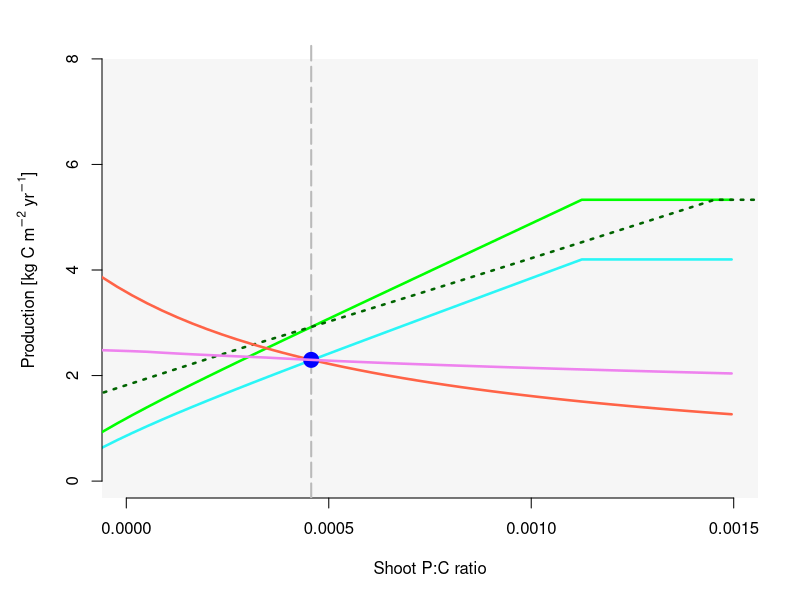

This chart was generated by the following R code: (Note: this script raises an error after producing the figure.)

#### Functions to generate Figure 4
#### Purpose: 
#### Shoot P:C vs. production under aCO2 and eCO2
#### In particular show eCO2 P:C line is modified by both VL and L constraints
####

################################################################################

######### PHOTOSYNTHETIC CONSTRAINT FUNCTIONS

### Allocation and plant P concentrations - required for both PS constraint and PC constraint
allocp <- function(pf,  pwvar = FALSE,
                   pwood = 0.0003, prho = 0.7,
                   pretrans = 0.6) {
    # parameters
    # pf is the PC ratio of foliage
    # pw is the PC ratio of wood if fixed; otherwise the ratio of wood P:C to foliage P:C
    # pwvar is whether or not to allow wood PC to vary
    # prho is the ratio of root P:C to foliage P:C
    # pretrans is the fraction of foliage P:C retranslocated  
    
    len <- length(pf)
    ar <- af <- aw <- pw <- pr <- rep(0,len)  # initialise
    for (i in 1:len) {
        ar[i] <- 0.2
        af[i] <- 0.2
        aw[i] <- 1 - ar[i] - af[i]
    }
    
    # P concentrations of rest of plant   # in g P g-1 C
    if (pwvar == FALSE) {
        pw <- pwood
    } else {
        pw <- pwood*pf 
    }
    prho <- 0.7
    pr <- prho*pf
    pfl <- (1.0-pretrans)*pf
    
    ret <- data.frame(pf,pfl,pw,pr,af,aw,ar)
    return(ret)
}

### Allocation and plant N concentrations - required for both PS constraint and NC constraint
allocn <- function(nf,  nwvar = FALSE,
                   nwood = 0.005, nrho = 0.7,
                   nretrans = 0.5) {
    # parameters
    # nf is the NC ratio of foliage
    # nw is the NC ratio of wood if fixed; otherwise the ratio of wood N:C to foliage N:C
    # nwvar is whether or not to allow wood NC to vary
    # nrho is the ratio of root N:C to foliage N:C
    # nretrans is the fraction of foliage N:C retranslocated  
    
    len <- length(nf)
    ar <- af <- aw <- nw <- nr <- rep(0,len)  # initialise
    for (i in 1:len) {
        ar[i] <- 0.2
        af[i] <- 0.2
        aw[i] <- 1 - ar[i] - af[i]
    }
    
    # N concentrations of rest of plant   # in g N g-1 C
    if (nwvar == FALSE) {
        nw <- nwood
    } else {
        nw <- nwood*nf 
    }
    nrho <- 0.7
    nr <- nrho*nf
    nfl <- (1.0-nretrans)*nf     
    
    ret <- data.frame(nf,nfl,nw,nr,af,aw,ar)
    return(ret)
}

### Make inference of pf based on nf
inferpfVL <- function(nf, a, Pin=0.04, Nin=1.0,
                      leachn=0.05, leachp=0.05,
                      k1=0.01, k2=0.01, k3=0.05,
                      nwood=0.005, pwood=0.0003, nwvar = FALSE,
                      pwvar = FALSE, nrho = 0.7, prho = 0.7,
                      nretrans = 0.5, pretrans = 0.6) {
    # allocation parameters
    ar <- 0.2
    af <- 0.2
    aw <- 1 - ar - af
    
    # output nf, based on F(nf) = F(pf)
    pf <- c()
    
    Nleach <- (leachn/(1-leachn)) * (a$nfl * a$af + a$nr * a$ar +
                                         a$nw *a$aw)
    
    Pleach <- (leachp/(1-leachp-k1)) 
    Pocc <- (k3/(k2+k3))*(k1/(1-k1-leachp)) 
    
    Pg <- ((Pin * Nleach)/Nin) / (Pocc + Pleach)
    
    if(pwvar == FALSE) {
        pf <- (Pg - pwood * aw) / ((1.0 - pretrans) * af + prho * ar)
    } else {
        pf <- Pg / ((1.0 - pretrans) * af + prho * ar + aw * pwood)
    }
    return(round(pf,8))
}

### Following two functions calculate NPP - will later need to be replaced by full model
### LUE function of N & Ca
LUE <- function(df, co2, LUE0, Nref) {
    
    CaResp <- 1.632 * (co2-60.9) / (co2+121.8)    ##RCO2
    Nresp <- min(df/Nref, 1)                      ##Rate-limiting effect of low N
    
    return(LUE0 * CaResp * Nresp)
}

### NPP as function of nf and LAI (which is calculated from NPP)
eqNC <- function(df, NPP, co2, LUE0, Nref, I0, kext, SLA, af, sf, cfrac, CUE) {
    
    ##Returns G: total C production (i.e. NPP)
    return(LUE(df, co2, LUE0, Nref) * I0 * (1 - exp(-kext*SLA*af*NPP/sf/cfrac)) * CUE)
    
}


### This function implements photosynthetic constraint - solve by finding the root
solveNC <- function(nf, af, co2=350,
                    LUE0=2.8, I0=3, Nref=0.04, 
                    kext=0.5, SLA=5, sf=0.5, w = 0.45, cue = 0.5) {
    # parameters
    # nf is variable
    # making it pass af (fractional allocation to foliage) because this may also be variable
    # co2 = co2 concentration 
    # LUE0 = maximum gross LUE in kg C GJ-1
    # I0 = total incident radiation in GJ m-2 yr-1
    # Nref = leaf N:C for saturation of photosynthesis
    # kext = light extinction coeffciency
    # SLA = specific leaf area in m2 kg-1 DM
    # sf = turnover rate of foliage in yr-1
    # w = C content of biomass - needed to convert SLA from DM to C
    # cue = carbon use efficiency
    
    # solve implicit equation
    ans <- c()
    len <- length(nf)
    for (i in 1:len) {
        fPC <- function(NPP) eqNC(nf[i], NPP, co2, LUE0, Nref, I0, kext, SLA, af[i], sf, w, cue) - NPP
        ans[i] <- uniroot(fPC,interval=c(0.1,20), trace=T)$root
    }
    return(ans)
}


####### FUNCTIONS FOR P CYCLING CONSTRAINT

### Soil temperature response of decomposition 
Actsoil <- function(Tsoil) 0.0326 + 0.00351*Tsoil^1.652 - (Tsoil/41.748)^7.19

### Burial fractions from passive pool
passive <- function(df, a, Tsoil = 15, Texture = 0.5, ligfl = 0.2, ligrl = 0.16) {
    
    len <- length(df)
    
    decomp <- 0.00013*52*Actsoil(Tsoil)   # decomposition of passive pool per year without priming
    
    # re-burial fraction = fraction of C released from passive pool that is re-buried in it
    pas <- 0.996 - (0.85-0.68*Texture)
    psa <- 0.42
    ppa <- 0.45
    pap <- 0.004
    psp <- 0.03
    qq <-  ppa*(pap + psp*pas)/(1-pas*psa)   # re-burial fraction
    
    muf <- c()
    mur <- c()
    omegaf <- c()
    omegar <- c()
    transfer_fa <- c()
    transfer_ra <- c()
    
    
    # transfer coefficients among litter and soil pools
    cfrac <- 0.45
    for (i in 1:len) {
        muf[i] <- max(0,min(0.85 - 0.018*ligfl/cfrac/a[i, "nfl"],1))    
        mur[i] <- max(0,min(0.85 - 0.018*ligrl/cfrac/a[i, "nr"],1))
    }
    pma <- pna <- 0.45
    pua <- 0.55*(1-ligfl)
    pus <- 0.7*ligfl
    pva <- 0.45*(1-ligrl)
    pvs <- 0.7*ligrl
    
    # burial fractions for foliage (omegaf) and root (omegar) into passive pool
    det <- 1-psa*pas
    omegau <- (pap*(pua+pus*psa+psp*(pus+pua*pas)))/det
    omegav <- (pap*(pva+pus*psa+psp*(pvs+pva*pas)))/det
    omegam <- (pap*pma+psp*pma*pas)/det
    omegaf <- muf*omegam + (1-muf)*omegau
    omegar <- mur*omegam + (1-mur)*omegav  
    
    # fraction of foliage and root litter being transferred to active pool
    transfer_fa <- muf*pma + (1-muf)*psa
    transfer_ra <- mur*pma + (1-mur)*psa
    
    ret <- data.frame(decomp, qq, omegaf, omegar, transfer_fa, transfer_ra)
    
    return(ret)
}

### Function for nutrient N constraint in longterm ie passive, leaching, wood considered
NConsLong <- function(df, a, Nin=1.0, leachn=0.05, 
                      Tsoil = 15, Texture = 0.5, ligfl = 0.2, ligrl = 0.16,
                      Cpass = 2680, ncp = 0.1) {
    # passed are df and a, the allocation and plant N:C ratios
    # parameters : 
    # Nin is fixed N inputs (N deposition annd fixation) in g m-2 yr-1 (could vary fixation)
    # nleach is the rate of n leaching of the mineral pool (per year)
    # Tsoil is effective soil temperature for decomposition
    # Texture is the fine soil fraction
    # ligfl and ligrl are the lignin:C fractions in the foliage and root litter
    # Cpass is the passive pool size in g C m-2
    # ncp is the NC ratio of the passive pool in g N g-1 C
    
    # passive pool burial 
    pass <- passive(df, a, Tsoil, Texture, ligfl, ligrl)
    omegap <- a$af*pass$omegaf + a$ar*pass$omegar 
    
    # equation for N constraint with passive, wood, and leaching
    U0 <- Nin + (1-pass$qq) * pass$decomp * Cpass * ncp   # will be a constant if decomp rate is constant
    nwood <- a$aw*a$nw
    nburial <- omegap*ncp
    nleach <- leachn/(1-leachn) * (a$nfl*a$af + a$nr*(a$ar) + a$nw*a$aw)
    
    NPP_NC <- U0 / (nwood + nburial + nleach)   # will be in g C m-2 yr-1
    NPP_N <- NPP_NC*10^-3 # returned in kg C m-2 yr-1
    
    df <- data.frame(NPP_N, nwood,nburial,nleach,a$aw)
    return(df)   
}


# Find the long term equilibrium nf and NPP under standard conditions - by finding the root
solveLongN <- function(co2=350,Cpass,Nin) {
    fn <- function(nf) {
        solveNC(nf,allocn(nf)$af,co2=co2) - NConsLong(nf,allocn(nf),Cpass=Cpass,Nin=Nin)$NPP
    }
    equilnf <- uniroot(fn,interval=c(0.005,0.05))$root
    equilNPP <- solveNC(equilnf,af=allocn(equilnf)$af, co2=co2)
    ans <- data.frame(equilnf,equilNPP)
    return(ans)
}


### Calculate the very long term nutrient cycling constraint for N, i.e. passive pool equilibrated
# it is just Nin = Nleach
NConsVLong <- function(df, a, Nin=1.0, 
                       leachn=0.05) {
    # passed are bf and nf, the allocation and plant N:C ratios
    # parameters : 
    # Nin is fixed N inputs (N fixed and deposition) in g m-2 yr-1 (could vary fixation)
    # leachn is the rate of leaching of the mineral N pool (per year)
    
    # equation for N constraint with just leaching
    U0 <- Nin
    nleach <- leachn/(1-leachn) * (a$nfl*a$af + a$nr*(a$ar) + a$nw*a$aw)
    NPP_NC <- U0 / (nleach)   # will be in g C m-2 yr-1
    NPP_N <- NPP_NC*10^-3     # returned in kg C m-2 yr-1
    
    df <- data.frame(NPP_N,nleach)
    return(df)   
}

# Find the very-long term equilibrium nf and NPP under standard conditions - by finding the root
solveVLongN <- function(co2=350) {
    fn <- function(nf) {
        solveNC(nf,allocn(nf)$af,co2=co2) - NConsVLong(nf,allocn(nf))$NPP
    }
    equilnf <- uniroot(fn,interval=c(0.005,0.05))$root
    equilNPP_N <- solveNC(equilnf,af=allocn(equilnf)$af, co2=co2)
    
    ans <- data.frame(equilnf,equilNPP_N)
    return(ans)
}

# Find very-long term equilibrated pf based on equilibrated NPP calculated from equilnf profile
equilpVL <- function(equilNPP, Pin = 0.04, leachp=0.05,
                     pwvar = FALSE, pwood = 0.0003, prho = 0.7,
                     pretrans = 0.6, k1 = 0.01, k2 = 0.01, k3 = 0.05) {
    # prepare allocation partitioning
    ar <- 0.2
    af <- 0.2
    aw <- 1 - ar - af
    
    # prepare very long term phosphorus fluxes
    U0 = Pin
    pleach <- leachp/(1-leachp-k1)
    pocc <- (k3/(k2+k3))*(k1/(1-k1-pleach))
    
    # Convert NPP unit
    NPP_PC <- equilNPP*10^3     # convert to g C m-2 yr-1
    
    # Calculate equilnf, based on equilNPP_P
    Y <- U0/(NPP_PC*(pleach+pocc))
    if(pwvar == FALSE) {
        pf <- (Y - pwood * aw) / ((1.0 - pretrans) * af + prho * ar)
    } else {
        pf <- Y / ((1.0 - pretrans) * af + prho * ar + aw * pwood)
    }
    
    # obtain equilpf  
    return(pf)
}

# Find long term equilibrated pf based on equilibrated NPP calculated from equilnf profile
equilpL <- function(equildf, Pin = 0.04, leachp = 0.05, Cpass=CpassVLong,
                    pwvar = FALSE, pwood = 0.0003, prho = 0.7, 
                    pretrans = 0.6, pcp = 0.005, Tsoil = 15,
                    Texture = 0.5, ligfl = 0.2, ligrl = 0.16,
                    k1 = 0.01, k2 = 0.01, k3 = 0.05) {
    # prepare allocation partitioning
    ar <- 0.2
    af <- 0.2
    aw <- 1 - ar - af
    
    df <- equildf[1,1]
    equilNPP <- equildf[1,2]
    
    # passive pool burial 
    pass <- passive(df, allocn(df), Tsoil, Texture, ligfl, ligrl)
    omegap <- allocn(df)$af*pass$omegaf + allocn(df)$ar*pass$omegar 
    
    # prepare very long term nitrogen fluxes
    U0 = Pin + (1-pass$qq) * pass$decomp * Cpass * pcp
    pleach <- leachp/(1-leachp-k1) 
    pburial <- omegap*pcp
    pocc <- (k3/(k2+k3))*(k1/(1-k1-leachp))
    
    # Convert NPP unit
    NPP_PC <- equilNPP*10^3     # convert to g C m-2 yr-1
    
    # Calculate equilnf, based on equilNPP_P
    Y1 <- U0/NPP_PC - pburial
    
    if(pwvar == FALSE) {
        pf <- (((Y1 - pwood * aw) / (pleach+pocc)) - pwood * aw) / ((1.0-pretrans)*af + prho * ar)
    } else {
        pf <- Y1 / (pwood * aw + (pleach+pocc) * ((1.0-pretrans)*af + prho * ar + pwood * aw))
    }
    
    # obtain equilnf  
    return(pf)
}

# Find long term equilibrated pf based on equilibrated NPP calculated from equilnf profile
inferpfL <- function(nf, a, Pin = 0.04, Nin = 1.0,
                     leachn = 0.05, leachp = 0.05, Cpass=CpassVLong, 
                     pwvar = FALSE, pwood = 0.0003, prho = 0.7, 
                     pretrans = 0.6, pcp = 0.005, ncp = 0.1,
                     Tsoil = 15, Texture = 0.5, ligfl = 0.2, ligrl = 0.16,
                     k1 = 0.01, k2 = 0.01, k3 = 0.05) {
    # prepare allocation partitioning
    ar <- 0.2
    af <- 0.2
    aw <- 1 - ar - af
    
    # passive pool burial 
    pass <- passive(nf, allocn(nf), Tsoil, Texture, ligfl, ligrl)
    omega <- allocn(nf)$af*pass$omegaf + allocn(nf)$ar*pass$omegar 
    
    # prepare long term nitrogen fluxes
    N0 = Nin  + (1-pass$qq) * pass$decomp * Cpass * ncp
    nleach <- leachn/(1-leachn) * (a$af*a$nfl + a$aw*a$nw + a$ar*a$nr)
    nburial <- omega*ncp
    nwood <- a$aw*a$nw
    
    NPP <- N0 / (nleach + nburial + nwood)
    
    # prepare long term phosphorus fluxes
    P0 = Pin + (1-pass$qq) * pass$decomp * Cpass * pcp
    pleach <- leachp/(1-leachp-k1) 
    pburial <- omega*pcp
    pocc <- (k3/(k2+k3))*(k1/(1-k1-leachp))
    
    # Calculate pf, based on NPP from nf
    Y1 <- P0/NPP - pburial
    
    if(pwvar == FALSE) {
        pf <- (((Y1 - pwood * aw) / (pleach+pocc)) - pwood * aw) / ((1.0-pretrans)*af + prho * ar)
    } else {
        pf <- Y1 / (pwood * aw + (pleach + pocc) * ((1.0-pretrans)*af + prho * ar + pwood * aw))
    }
    
    # obtain equilpf  
    return(pf)
}

#### setting CO2 concentrations
CO2_1 <- 350.0
CO2_2 <- 700.0

# plot photosynthetic constraints
# N:C and P:C ratio
nfseq <- round(seq(0.005, 0.05, by = 0.001),5)
a_nf <- as.data.frame(allocn(nfseq))

pfseq <- inferpfVL(nfseq, a_nf, Pin=0.04, Nin=1.0)
a_pf <- as.data.frame(allocp(pfseq))

##### CO2 = 350
# calculate NC vs. NPP at CO2 = 350 respectively
NC350 <- solveNC(nfseq, a_nf$af, co2=CO2_1)

# calculate very long term NC and PC constraint on NPP, respectively
NCVLONG <- NConsVLong(df=nfseq,a=a_nf,Nin=1.0)

# solve very-long nutrient cycling constraint
VLongN <- solveVLongN(co2=CO2_1)
equilNPP <- VLongN$equilNPP_N   
equilpf <- equilpVL(equilNPP,Pin = 0.04)   
VLongNP <- data.frame(VLongN, equilpf)

# Get Cpassive from very-long nutrient cycling solution
aequiln <- allocn(VLongNP$equilnf)
aequilp <- allocp(VLongNP$equilpf)
pass <- passive(df=VLongNP$equilnf, a=aequiln)
omega <- aequiln$af*pass$omegaf + aequiln$ar*pass$omegar
CpassVLong <- omega*VLongNP$equilNPP/pass$decomp/(1-pass$qq)*1000.0

# Calculate nutrient release from recalcitrant pools
PrelwoodVLong <- aequilp$aw*aequilp$pw*VLongNP$equilNPP_N*1000.0
NrelwoodVLong <- aequiln$aw*aequiln$nw*VLongNP$equilNPP_N*1000.0

# Calculate pf based on nf of long-term nutrient exchange
pfseqL <- inferpfL(nfseq, a_nf, Pin = 0.04+PrelwoodVLong,
                   Nin = 1.0+NrelwoodVLong,Cpass=CpassVLong)

# Calculate long term nutrieng constraint
NCHUGH <- NConsLong(df=nfseq, a=a_nf,Cpass=CpassVLong,
                    Nin = 1.0+NrelwoodVLong)

# Find equilibrate intersection and plot
LongN <- solveLongN(co2=CO2_1, Cpass=CpassVLong, Nin= 1.0+NrelwoodVLong)
equilpf <- equilpL(LongN, Pin = 0.04+PrelwoodVLong, Cpass=CpassVLong)   
LongNP <- data.frame(LongN, equilpf)

out350DF <- data.frame(nfseq, pfseq, pfseqL, NC350, NCVLONG, NCHUGH)
colnames(out350DF) <- c("nc", "pc_VL", "pc_350_L", "NPP_350", "NPP_VL",
                        "nleach_VL", "NPP_350_L", "nwood_L", "nburial_L",
                        "nleach_L", "aw")
equil350DF <- data.frame(VLongNP, LongNP)
colnames(equil350DF) <- c("nc_VL", "NPP_VL", "pc_VL",
                          "nc_L", "NPP_L", "pc_L")

##### CO2 = 700

# N:C and P:C ratio
nfseq <- round(seq(0.005, 0.05, by = 0.001),5)
a_nf <- as.data.frame(allocn(nfseq))

# P:C ratio infered by VL constraint
pfseq <- inferpfVL(nfseq, a_nf,Pin=0.04, Nin=1.0)
a_pf <- as.data.frame(allocp(pfseq))

# calculate NC vs. NPP at CO2 = 700 respectively
NC700 <- solveNC(nfseq, a_nf$af, co2=CO2_2)

# calculate very long term NC and PC constraint on NPP, respectively
NCVLONG <- NConsVLong(df=nfseq,a=a_nf,Nin=1.0)

# solve very-long nutrient cycling constraint
VLongN <- solveVLongN(co2=CO2_2)
equilNPP <- VLongN$equilNPP_N   
equilpf <- equilpVL(equilNPP,Pin = 0.04)   
VLongNP <- data.frame(VLongN, equilpf)

out700DF <- data.frame(nfseq, pfseq, pfseqL, NC700, NCVLONG)
colnames(out700DF) <- c("nc", "pc_VL", "pc_700_L", "NPP_700", "NPP_VL",
                        "nleach_VL")

# N:C ratio inferred by L constraint
NCLONG <- NConsLong(df=nfseq,a=a_nf,Nin=1.0+NrelwoodVLong,Cpass=CpassVLong)

# Find equilibrate intersection and plot
LongN <- solveLongN(co2=CO2_2, Cpass=CpassVLong, Nin=1.0+NrelwoodVLong)
equilNPP <- LongN$equilNPP

a_new <- allocn(LongN$equilnf)
equilpf <- equilpL(LongN, Pin=0.04+PrelwoodVLong, Cpass=CpassVLong)

LongNP <- data.frame(LongN, equilpf)

equil700DF <- data.frame(VLongNP, LongNP)
colnames(equil700DF) <- c("nc_VL", "NPP_VL", "pc_VL",
                          "nc_L", "NPP_L", "pc_L")


##### Main program

### Plotting
tiff("Plots/Figure4.tiff",
     width = 8, height = 7, units = "in", res = 300)
par(mar=c(5.1,5.1,2.1,2.1))

### only plot pf and npp
#
## Photosynthetic constraint CO2 = 350 ppm
plot(out350DF$pc_VL, out350DF$NPP_350,axes=F,
     type='l',xlim=c(0,0.0015),ylim=c(0,8), 
     ylab = expression(paste("Production [kg C ", m^-2, " ", yr^-1, "]"))
     , xlab = "Shoot P:C ratio", lwd = 2.5, col="cyan", cex = 2.0, bg = "black")
rect(-2,-2,0.002,8,border=NA, col=adjustcolor("lightgrey", 0.2))
axis(1)
axis(2)
# add abline to show instantaneous effect of doubling CO2
abline(v=equil350DF$pc_VL, lwd = 2, lty = 5, col = "gray73")

# Photosynthetic constraint CO2 = 700 ppm, VL term
points(out700DF$pc_VL, out700DF$NPP_700,type='l',col="green", lwd = 2.5)

# Photosynthetic constraint CO2 = 700 ppm, Long term
points(out700DF$pc_700_L, out700DF$NPP_700, type = "l", col = "darkgreen", lwd = 2.5,
       lty = 3)

# VL nutrient constraint curve
points(out350DF$pc_VL, out350DF$NPP_VL,type='l',col="tomato", lwd = 2.5)

# VL intersect with CO2 = 350 ppm
points(equil350DF$pc_VL,equil350DF$NPP_VL, pch = 19, cex = 2.0, col = "blue")

# L nutrient constraint curve   changed from pc_350_L to pc_VL
points(out350DF$pc_VL, out350DF$NPP_350_L,type='l',col="violet", lwd = 2.5)


# Instantaneous intersect with CO2 = 700 ppm
points(equil350DF$pc_VL, df700[18, "PC700"], cex = 2.0, col = "darkgreen", pch=19)

# VL intersect with CO2 = 700 ppm
points(equil700DF$pc_VL, equil700DF$NPP_VL, cex = 2.0, col = "orange", pch = 19)

points(equil700DF$pc_L, equil700DF$NPP_L, cex = 2.0, pch = 19, col = "red")

legend("topright", c(expression(paste("Photo constraint at ", CO[2]," = 350 ppm")), 
                     expression(paste("Photo constraint at ", CO[2]," = 700 ppm, VL")),
                     expression(paste("Photo constraint at ", CO[2]," = 700 ppm, L")), 
                     "VL nutrient constraint", "L nutrient constraint",
                     "A", "B"),
       col=c("cyan","green", "darkgreen", "tomato", "violet","blue", "darkgreen"), 
       lwd=c(2,2,2,2,2,NA,NA), pch=c(NA,NA,NA,NA,NA,19,19), lty=c(1,1,3,1,1,NA,NA),cex = 1.0, 
       bg = adjustcolor("grey", 0.8))

legend(0.001, 6.75, c("C", "D"),
       col=c("red", "orange"), 
       lwd=c(NA,NA), pch=c(19,19), cex = 1.0, border=FALSE, bty="n",
       bg = adjustcolor("grey", 0.8))    
       
dev.off()
